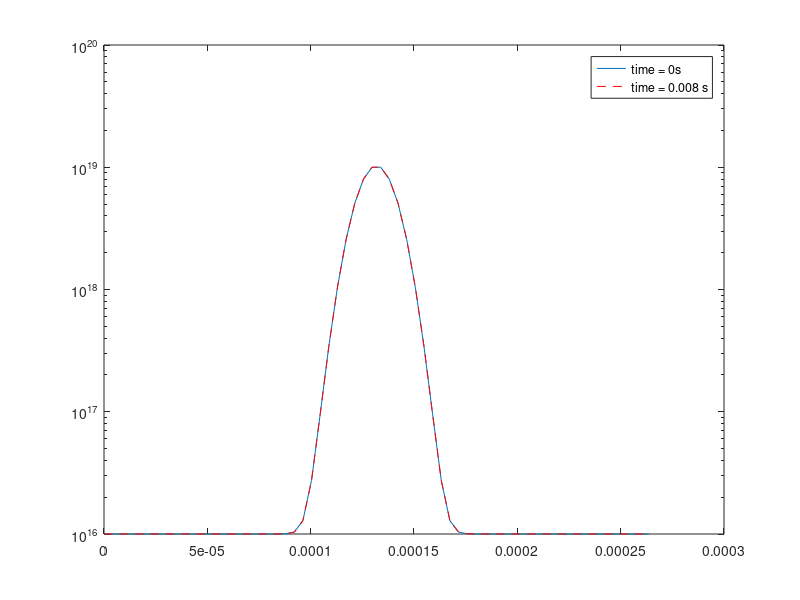
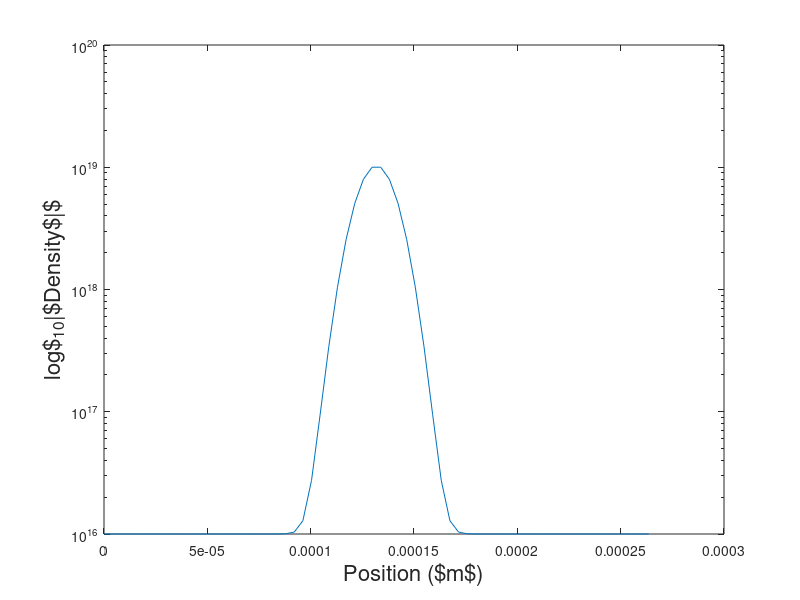
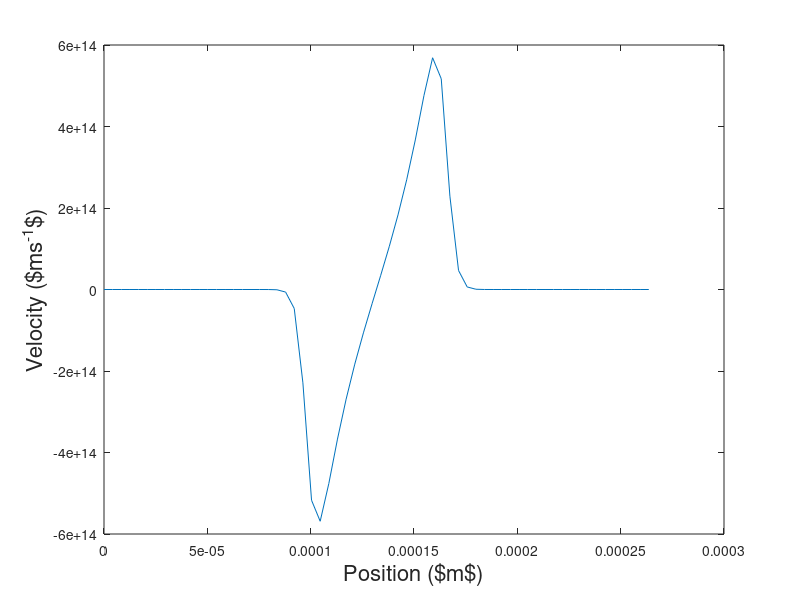

The MATLAB script that drew these images, in order:
%----------------------------------------%
% solve coupled transport equations      %
% cont and mom eqns                      %
% dvz/dt + (1/mn)(Te+Ti)dn/dz = 0        %
% dn/dt + (n)dvz/dz = 0                  %
% d/dt convective derivative             %
% rlbarnett c3149416 150318              %
%----------------------------------------%

%------
% constants %
%------
e = 1.6022e-19;
c0 = 3.0e8;
m = 1.67e-27;

%------
% parameters %
%------
Te = 10.0;
Ti = 5.0;
T = Te + Ti;
cs = sqrt((Te + Ti)*e/m);
nu = 1.0;

%------
% spatial domain %
%------
xmin = 0.0;
xmax = 10/cs;
npts = 64;
dx = (xmax - xmin)/(npts - 1);
xax = linspace(xmin,xmax,npts);

%------
% temporal domain %
%------
tmin = 0;

% calculate dt based on vacuum speed of light for now
dt = 8.0e-10;
nmax = 1.0e7;

%%

%-------------------------------------------------------------------------%
% Set initial and boundary values for n and v                             %
% Initialise coefficient matrices                                         %
%-------------------------------------------------------------------------%

n_new = normpdf(xax,xmax/2,xmax/30);
n_new = n_new/max(n_new);
n_new = 1.0e3*n_new;
n_new = n_new + 1;
n_new = n_new*1.0e16;
dnx = gradient(n_new,xax);

vx_new = zeros(1,npts);
nA = zeros(npts,npts);
vxA = zeros(npts,npts);
vx_source = zeros(npts,1);

nA(1,1) = 1.0;
nA(end,end) = 1.0;
vxA(1,1) = 1.0;
vxA(end,end) = 1.0;

%%

figure(1)
semilogy(xax,n_new,'DisplayName','time = 0s')
hold on

%-------------------------------------------------------------------------%
% Solve                                                                   %
%-------------------------------------------------------------------------%

for ii=1:nmax

%     if (0.99*(dx^2)/(2.0*nu))<(0.99*dx/max(vx_new))
%         dt = 0.99*(dx^2)/(2.0*nu);
%         continue
%     elseif (0.99*(dx^2)/(2.0*nu))>(0.99*dx/max(vx_new))
%         dt = 0.99*dx/max(vx_new);
%         continue
%     end
    
    vx = vx_new;
    n = n_new;

    for jj=2:npts-1
        
        nA(jj,jj) = 1.0 + (dt/(2.0*dx))*(vx(1,jj-1) - vx(1,jj+1));
        nA(jj,jj-1) = (dt/(2.0*dx))*vx(1,jj);
        nA(jj,jj+1) = -(dt/(2.0*dx))*vx(1,jj);
        
        vxA(jj,jj) = (2.0*nu*dt)/(dx^2) - 1;
        vxA(jj,jj-1) = -(vx(1,jj-1)*dt)/(4.0*dx) - (nu*dt)/(dx^2);
        vxA(jj,jj+1) = (vx(1,jj+1)*dt)/(4.0*dx) - (nu*dt)/(dx^2);
        
        vx_source(jj,1) = -((Te + Ti)*e)/(m*n(1,jj)*2.0*dx)*(n(1,jj+1) - n(1,jj-1)); 

    end
    
    nA = sparse(nA);
    vxA = sparse(vxA);
    
    n_new = nA*n';
    vx_new = vx_source - vxA*vx';
    
    n_new = n_new';
    vx_new = vx_new';
    
    vx_new(1,1) = 0;
    vx_new(1,npts) = 0;
    n_new(1,1) = n_new(1,2);
    n_new(1,end) = n_new(1,end-1);
    
    nan_check = isnan(vx_new);
    
    if sum(nan_check) ~= 0
        fprintf('unstable, ii=%d\n',ii)
        break
    elseif dt*max(vx_new)/dx >= 1.0 || dt*2*nu/dx^2 >= 1.0
        fprintf('CFL condition violated')
        break
    else
        continue
    end 
    
    
%     figure(1)
%     plot(xax,n_new,'DisplayName',['time = ' num2str(ii*dt) ' s'])
%     hold on
    
end

%%

semilogy(xax,n_new,'--r','DisplayName',['time = ' num2str(nmax*dt) ' s'])
legend('show')
hold off

figure(2)
semilogy(xax,n_new)
xlabel('Position ($m$)','Fontsize',16)
ylabel('log$_{10}|$Density$|$','Fontsize',16)

figure(3)
plot(xax,vx_new)
xlabel('Position ($m$)','Fontsize',16)
ylabel('Velocity ($ms^{-1}$)','Fontsize',16)




